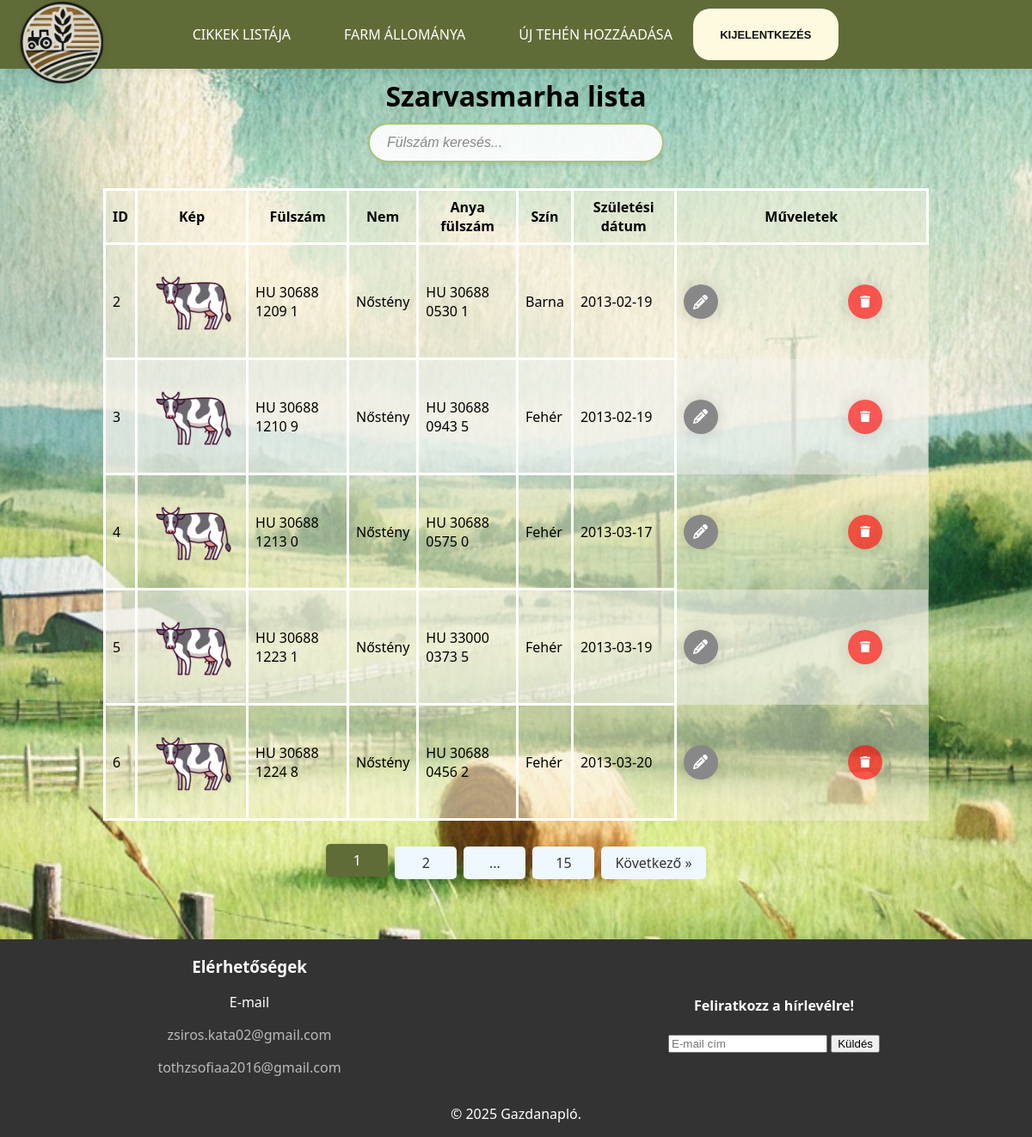
Page /admin/farm_states.php (signed in) on the committed database.
### tables this page shows
CREATE TABLE `cows` (
  `id` int(11) NOT NULL,
  `ear_tag` varchar(255) DEFAULT NULL,
  `gender` tinyint(1) DEFAULT NULL,
  `cows_parents_id` int(11) DEFAULT NULL,
  `color_id` int(11) DEFAULT NULL,
  `birthdate` date DEFAULT NULL,
  `death_date` date DEFAULT NULL,
  `mother_ear_tag` varchar(255) DEFAULT NULL,
  `father_ear_tag` varchar(255) DEFAULT NULL,
  `picture` varchar(255) DEFAULT NULL
);

### admin/farm_states.php (the view, shortened to what this page needs)
<?php
require '../connect.php';
$records_per_page = 5;
$page = isset($_GET['page']) && is_numeric($_GET['page']) ? (int)$_GET['page'] : 1;
$offset = ($page - 1) * $records_per_page;
$total_records_query = "SELECT COUNT(*) AS total FROM cows";
$total_result = $dbconn->query($total_records_query);
$total_records = $total_result->fetch_assoc()['total'];
$total_pages = ceil($total_records / $records_per_page);
$sql = "SELECT
            cows.id AS cow_id,
            cows.ear_tag,
            cows.gender,
            cows.mother_ear_tag,
            colors.colors AS color,
            cows.birthdate,
            cows.picture
        FROM cows
        LEFT JOIN colors ON cows.color_id = colors.id
        ORDER BY cows.id
        LIMIT $records_per_page OFFSET $offset";
$result = $dbconn->query($sql);
?>
<!DOCTYPE html>
<html lang="hu">
 <?php
    $custom_css = ["../css/pages/farmSate.css", "../css/delete.css", "../css/table.css"];
    include '../main/head.php';
?>
<body>
    <?php include '../main/nav.php'; ?>
    <main>
        <h1>Szarvasmarha lista</h1>
        <input type="text" id="myInput" onkeyup="myFunction()" placeholder="Fülszám keresés..." title="Fülszám keresés">
        <?php
        if ($result->num_rows > 0) {
            echo "<table id='cowTable'>
                    <thead>
                        <tr>
                            <th>ID</th>
                            <th>Kép</th>
                            <th>Fülszám</th>
                            <th>Nem</th>
                            <th>Anya fülszám</th>
                            <th>Szín</th>
                            <th>Születési dátum</th>
                            <th colspan='2'>Műveletek</th>
                        </tr>
                    </thead>
                    <tbody>";
            while ($row = $result->fetch_assoc()) {
                $color = $row['color'] ?? 'N/A';
                if ($row['gender'] == 1) {
                    $gender = "Hím";
                } else {
                    $gender = "Nőstény";
                }
                $picture = !empty($row['picture']) ? htmlspecialchars($row['picture']) : '../cowPicture/nopicture.jpg';
                echo "<tr>
                        <td>" . htmlspecialchars($row['cow_id']) . "</td>
                        <td><img src='" . $picture . "' alt='Tehén Kép'></td>
                        <td>" . htmlspecialchars($row['ear_tag']) . "</td>
                        <td>" . htmlspecialchars($gender) . "</td>
                        <td>" . htmlspecialchars($row['mother_ear_tag']) . "</td>
                        <td class='color'>" . htmlspecialchars($color) . "</td>
                        <td>" . htmlspecialchars($row['birthdate']) . "</td>
                        <td class='btn-update borderRight'>
                            <a href='edit_cow.php?id=" . urlencode($row['cow_id']) . "'>
                                <button class='edit-button'>
                                    <svg class='edit-svgIcon' viewBox='0 0 512 512'>
                                        <path d='M410.3 231l11.3-11.3-33.9-33.9-62.1-62.1L291.7 89.8l-11.3 11.3-22.6 22.6L58.6 322.9c-10.4 10.4-18 23.3-22.2 37.4L1 480.7c-2.5 8.4-.2 17.5 6.1 23.7s15.3 8.5 23.7 6.1l120.3-35.4c14.1-4.2 27-11.8 37.4-22.2L387.7 253.7 410.3 231zM160 399.4l-9.1 22.7c-4 3.1-8.5 5.4-13.3 6.9L59.4 452l23-78.1c1.4-4.9 3.8-9.4 6.9-13.3l22.7-9.1v32c0 8.8 7.2 16 16 16h32zM362.7 18.7L348.3 33.2 325.7 55.8 314.3 67.1l33.9 33.9 62.1 62.1 33.9 33.9 11.3-11.3 22.6-22.6 14.5-14.5c25-25 25-65.5 0-90.5L453.3 18.7c-25-25-65.5-25-90.5 0zm-47.4 168l-144 144c-6.2 6.2-16.4 6.2-22.6 0s-6.2-16.4 0-22.6l144-144c6.2-6.2 16.4-6.2 22.6 0s6.2 16.4 0 22.6z'></path>
                                    </svg>
                                </button>
                            </a>
                        </td>
                        <td class='btn-update borderRight'>
                            <button class='deleteButton' data-id='" . urlencode($row['cow_id']) . "'>
                                <svg viewBox='0 0 448 512' class='svgIcon'>
                                    <path d='M135.2 17.7L128 32H32C14.3 32 0 46.3 0 64S14.3 96 32 96H416c17.7 0 32-14.3 32-32s-14.3-32-32-32H320l-7.2-14.3C307.4 6.8 296.3 0 284.2 0H163.8c-12.1 0-23.2 6.8-28.6 17.7zM416 128H32L53.2 467c1.6 25.3 22.6 45 47.9 45H346.9c25.3 0 46.3-19.7 47.9-45L416 128z'></path>
                                </svg>
                            </button>
                        </td>
                    </tr>";
            }
            echo "</tbody></table>";
            echo "<div class='pagination' data-max-pages='$total_pages'>";
            for ($i = max(1, $page - 1); $i <= min($total_pages, $page + 1); $i++) {
                echo "<a href='?page=$i#cowTable'" . ($i === $page ? " class='active'" : "") . ">$i</a>";
            }
            if ($page < $total_pages - 2) {
                if ($page < $total_pages - 3) {
                    echo "<a class='dots' href='javascript:void(0)'>...</a>";
                }
                echo "<a href='?page=$total_pages#cowTable'" . ($total_pages === $page ? " class='active'" : "") . ">$total_pages</a>";
            }
            if ($page < $total_pages) {
                echo "<a href='?page=" . ($page + 1) . "#cowTable'>Következő &raquo;</a>";
            }
            echo "</div>";
        } else {
            echo "<p>Nincs adat a táblázatban.</p>";
        }
        ?>
    </main>
    <footer>
        <?php include '../main/footer.php'; ?>
    </footer>
</body>
</html>

### main/head.php (shortened to what this page needs)
<!DOCTYPE html>
<html lang="hu">
<head>
    <link rel="stylesheet" href="../css/footer.css">
    <link rel="stylesheet" href="../css/nav.css">
    <?php
    if (!empty($custom_css)) {
        foreach ($custom_css as $css) {
            echo "<link rel='stylesheet' href='$css'>\n";
        }
    }
    ?>
    <link rel="stylesheet" href="https://cdn.jsdelivr.net/npm/sweetalert2@11.7.32/dist/sweetalert2.min.css">
</head>
<body>
</body>
</html>

### main/nav.php (shortened to what this page needs)
<nav>
    <div class="logo-container">
        <img src="../cowPicture/logo.png" alt="Logo">
    </div>
    <div class="nav-links">
        <div class="links">
            <?php
            if (!isset($_SESSION['logged_in']) || $_SESSION['logged_in'] === false) {
                echo '<a href="../index.php">Főoldal</a>';
                echo '<a href="#statisztikak">Statisztikák</a>';
            }
            else {
                echo '<a href="list.php">Cikkek listája</a>';
                echo '<a href="farm_states.php">Farm állománya</a>';
                echo '<a href="newcow.php">Új tehén hozzáadása</a>';
            }
            ?>
        </div>
        <div class="button-container" id="buttonContainer">
            <?php
            if (isset($_SESSION['logged_in']) && $_SESSION['logged_in'] === true) {
                echo '<button><a href="logout.php">Kijelentkezés</a></button>';
            } else {
                echo '<button><a href="../admin/index.php">Bejelentkezés</a>
                    <div class="arrow-wrapper">
                        <div class="arrow"></div>
                    </div>
                </button>';
            }
            ?>
        </div>
    </div>
</nav>

### main/footer.php (shortened to what this page needs)
<div class="container">
    <div class="contacts">
    <h3>Elérhetőségek</h3>
        <p>E-mail</p>
        <p><a href="mailto:zsiros.kata02@gmail.com">zsiros.kata02@gmail.com</a></p>
        <p><a href="mailto:tothzsofiaa2016@gmail.com">tothzsofiaa2016@gmail.com</a></p>
    </div>
    <div class="newsletter">
        <h4>Feliratkozz a hírlevélre!</h4>
        <form method="post" action="">
            <input type="email" name="email" placeholder="E-mail cím" required>
            <input type="submit" value="Küldés">
        </form>
    </div>
    <p class="center">&copy; 2025 Gazdanapló.</p>
</div>

### css/footer.css (style rules this page uses)
html, body { height: 100%; margin: 0; display: flex; flex-direction: column; }
main { flex: 1; }
footer { width: 100%; background-color: #333; color: white; text-align: center; }
footer h3 { place-self: center; }
footer .center { text-align: center; grid-column: 1/3; }
.container { display: grid; grid-template-columns: repeat(2, 1fr); }
.contacts a { color: #bababb; text-decoration: none; }
@media only screen and (max-width: 2000px) { footer .container { display: grid; grid-template-columns: repeat(2, 1fr); } }
@media only screen and (max-width: 2000px) { footer .contacts { padding-right: 20px; place-self: center; } }
@media only screen and (max-width: 2000px) { footer .newsletter { grid-column: 2; place-self: center; } }

### css/nav.css (style rules this page uses)
body { font-family: system-ui, -apple-system, BlinkMacSystemFont, 'Segoe UI', Roboto, Oxygen, Ubuntu, Cantarell, 'Open Sans', 'Helvetica Neue', sans-serif; background-color: #fefae0; padding-top: 80px; }
main { transition: transform 0.3s cubic-bezier(0.4, 0, 0.2, 1); transform: translateY(0); }
nav { background-color: #606c38; display: grid; grid-template-columns: 200px 1fr 200px; align-items: center; width: 100%; position: fixed; top: 0; left: 0; z-index: 1000; box-shadow: 0 2px 10px rgba(0,0,0,0.1); height: 80px; }
.logo-container { grid-column: 1; padding-left: 20px; display: flex; align-items: center; }
.logo-container img { width: 100px; margin-bottom: -20px; height: auto; filter: drop-shadow(0 2px 4px rgba(0,0,0,0.1)); }
.nav-links { grid-column: 2; display: flex; justify-content: center; align-items: center; width: 100%; }
.links { display: flex; justify-content: center; align-items: center; gap: 30px; width: 100%; }
.button-container { grid-column: 3; display: flex; justify-content: flex-end; padding-right: 20px; margin-left: auto; }
nav a { color: white; padding: 1rem; text-decoration: none; text-transform: uppercase; transition: all 0.3s cubic-bezier(0.4, 0, 0.2, 1); position: relative; cursor: pointer; }
nav a::after { content: ''; position: absolute; width: 0; height: 2px; bottom: 0; left: 50%; background-color: #FEFAE0; transition: all 0.3s cubic-bezier(0.4, 0, 0.2, 1); transform: translateX(-50%); }
nav button { margin: 10px 5px 10px 0; border: 0; }
.button-container button { --primary-color: #FEFAE0; --secondary-color: #111; --hover-color: #111; --arrow-width: 10px; --arrow-stroke: 2px; border-radius: 20px; padding: 0.5em 1.2em; background: var(--primary-color); display: flex; font-weight: bold; font-size: small; transition: all 0.3s cubic-bezier(0.4, 0, 0.2, 1); position: relative; overflow: hidden; margin-left: auto; }
.button-container button::before { content: ''; position: absolute; top: 50%; left: 50%; width: 0; height: 0; background: rgba(0, 0, 0, 0.1); border-radius: 50%; transform: translate(-50%, -50%); transition: width 0.6s ease, height 0.6s ease; }
.button-container button a { text-decoration: none; color: var(--secondary-color); position: relative; z-index: 1; }
@media (min-width: 1025px) { .nav-links { position: static; display: flex; flex-direction: row; opacity: 1; transform: none; pointer-events: all; padding: 0; background: none; box-shadow: none; height: auto; justify-content: center; width: 100%; } }
@media (min-width: 1025px) { .links { display: flex; flex-direction: row; gap: 30px; margin: 0; justify-content: center; width: 100%; } }
@media (min-width: 1025px) { .links a { padding: 0.5rem 1rem; font-size: 1rem; font-weight: 500; text-align: center; } }
@media (min-width: 1025px) { .button-container { margin-right: 0; display: flex; align-items: center; } }

### css/table.css (style rules this page uses)
table { border-collapse: collapse; background-color:rgba(250, 243, 224, 0.5); width: 100%; }
table th, table td { padding: 8px; text-align: left; border: 3px solid #fff; }
img { max-width: 125px; max-height: 110px; }
table th { text-align: center; }
table tr:nth-child(even) { background-color: #f2f2f277; }

### rows in the picture
cows: id "2", ear_tag "HU 30688 1209 1", gender "Nőstény", mother_ear_tag "HU 30688 0530 1", birthdate "2013-02-19"
cows: id "3", ear_tag "HU 30688 1210 9", gender "Nőstény", mother_ear_tag "HU 30688 0943 5", birthdate "2013-02-19"
cows: id "4", ear_tag "HU 30688 1213 0", gender "Nőstény", mother_ear_tag "HU 30688 0575 0", birthdate "2013-03-17"
cows: id "5", ear_tag "HU 30688 1223 1", gender "Nőstény", mother_ear_tag "HU 33000 0373 5", birthdate "2013-03-19"
cows: id "6", ear_tag "HU 30688 1224 8", gender "Nőstény", mother_ear_tag "HU 30688 0456 2", birthdate "2013-03-20"

### other values in the picture
$total_pages "15"
